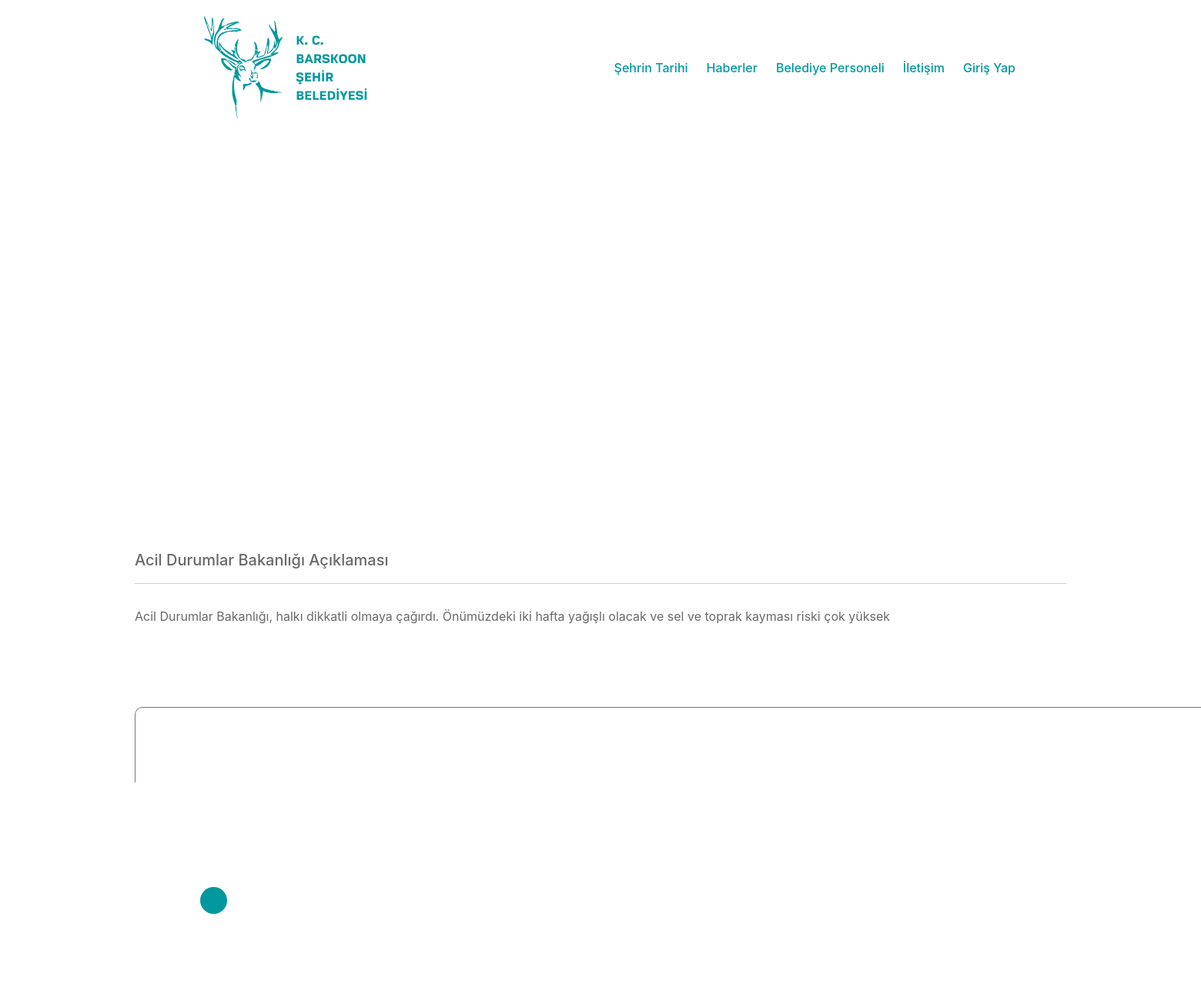
Page /ad/5 (signed in) on the committed database.
### main/models.py (models this page shows)
class Ad(models.Model):
    date = models.DateField()
    header = models.CharField(max_length=500)
    picture_url = models.CharField(max_length=255)
    second_picture = models.CharField(max_length=255)
    text = models.CharField(max_length=100000)

### ad/views.py (the view)
# urls.py: path('<int:ad_id>', views.ad_page, name='ad_page')
def ad_page(request, ad_id):
    ad = Ad.objects.get(id=ad_id)
    user = request.user.username
    if request.method == 'POST':
        form = CommentForm(request.POST)
        if form.is_valid():
            com = Comment(username=request.user, name=ad, comment=request.POST['comment'])
            com.save()
    form = CommentForm()
    comments = Comment.objects.all().filter(name=ad).order_by('-id')[:10]
    context = {'ad': ad, 'user': user, 'form': form, 'comments': comments}
    return render(request, 'ad/ad_page.html', context)

### ad/forms.py
class CommentForm(ModelForm):
    class Meta:
        model = Comment
        fields = ['comment']
        widgets = {
            'comment': Textarea(attrs={
                'style': "border-radius: 10px; resize: none;",
                'cols': "158",
                'rows': "8"
            })
        }

### ad/templates/ad/ad_page.html (shortened to what this page needs)
{%extends 'base.html'%}
{%load static%}
{%block style%}
    <link rel="stylesheet" href="{%static 'ad/ad.css'%}">
{%endblock%}
{%block content%}
    <div class="wrapper ad">
    </div>
    <div class="header_empl">
        <h5>{{ ad.header }}</h5>
    </div>
    <div class="news_text">
        <p style="text-align: justify">{{ ad.text }}</p>
    </div>
    <div class="card-body">
    {% if user %}
        <div class="comment-class">
            <form method="POST" class="header_empl">
                <div class="add_comment">
                    <div class="comment_text">
                        {{form.comment}}
                    </div>
                    <div>
                        <button type="submit" class="button-86">Yorum Yap</button>
                    </div>
                </div>
            </form>
        </div>
    {% else %}
        <div><a href="{% url 'login' %}">Giriş Yap</a></div>
    {% endif %}
    <div class="header_empl">
        <h5>Yorumlar</h5>
    </div>
</div>
{%endblock%}

### ad/static/ad/ad.css (style rules this page uses)
.header_empl { width: 1210px; border-bottom: rgba(0, 0, 0, 0.2) solid 1px; margin: 40px auto 30px auto; padding-bottom: 10px; }
.header_empl > h5 { color: dimgray; }
.wrapper { height: 500px; }
.ad { overflow: hidden; display: block; justify-content: center; align-items: center; }
.news_text { width: 1210px; margin: 20px auto 20px auto; padding-bottom: 10px; color: dimgray; }
.button-86 { margin-left: 400px; all: unset; width: 70px; height: 15px; font-size: 16px; background: transparent; border: none; position: relative; color: white; cursor: pointer; z-index: 1; padding: 10px 20px; display: flex; align-items: center; justify-content: center; white-space: nowrap; user-select: none; -webkit-user-select: none; touch-action: manipulation; }
.button-86::after, .button-86::before { content: ''; position: absolute; bottom: 0; right: 0; z-index: -99999; transition: all .4s; }
.button-86::before { transform: translate(0%, 0%); width: 100%; height: 100%; background: #28282d; border-radius: 10px; }
.button-86::after { transform: translate(10px, 10px); width: 35px; height: 35px; background: #03989E; backdrop-filter: blur(5px); -webkit-backdrop-filter: blur(5px); border-radius: 50px; }
.comment-class { margin-bottom: 50px; }
.comment-class > form { border-bottom: #03989E; }
.comment_text { margin-bottom: 20px; }

### rows in the picture
Ad: header "Acil Durumlar Bakanlığı Açıklaması", text "Acil Durumlar Bakanlığı, halkı dikkatli olmaya çağırdı. Önümüzdeki iki hafta yağışlı olacak ve sel ve toprak kayması riski çok yüksek"
